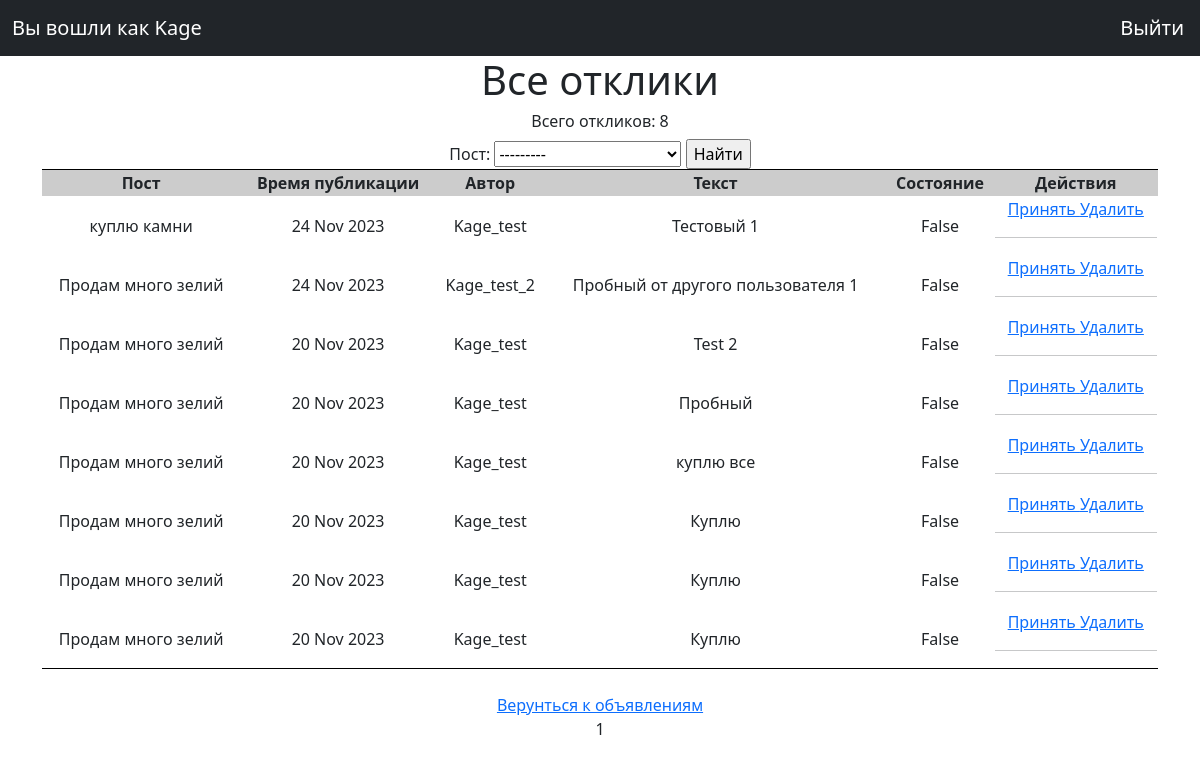
Before: /posts/responses (signed in) with the older database file.
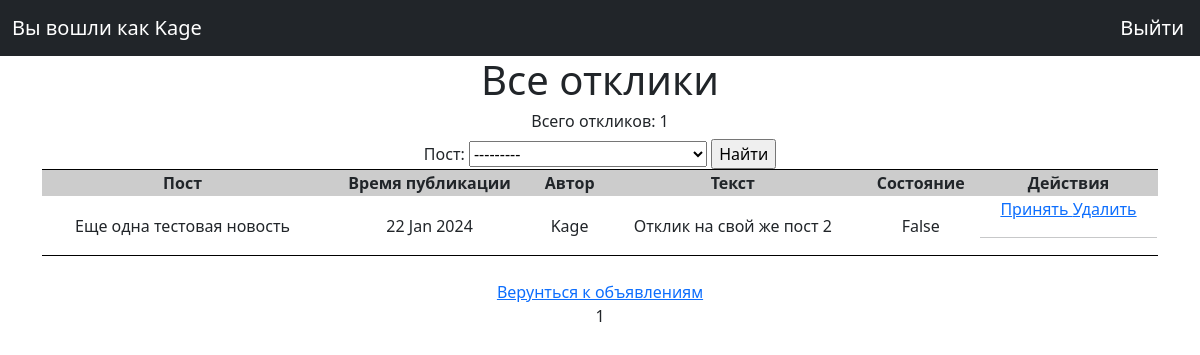
After: the same page with the newer database file.
### PostBoard_main/models.py (models this page shows, shortened)
class Response(models.Model):
    time_in = models.DateTimeField(auto_now_add=True)
    text = models.TextField()
    res_user = models.ForeignKey(User, on_delete=models.CASCADE, related_name='reply_user', verbose_name='Автор')
    res_post = models.ForeignKey(Posts, on_delete=models.CASCADE, related_name='reply', verbose_name='Пост')
    status = models.BooleanField(default=False)

class Posts(models.Model):
    tanks = 'TK'
    healers = 'HL'
    damage_dealers = 'DD'
    merchants = 'MR'
    guild_masters = 'GM'
    quest_givers = 'QG'
    smiths = 'SM'
    leather_workers = 'LW'
    potion_masters = 'PM'
    enchanters = 'EH'
    TYPE = [
        (tanks, 'Танки'), (healers, 'Хилеры'), (damage_dealers, 'ДД'), (merchants, 'Торговцы'),
        (guild_masters, 'Гильдмастера'), (quest_givers, 'Квестгиверы'), (smiths, 'Кузнецы'),
        (leather_workers, 'Кожевники'), (potion_masters, 'Зельевары'), (enchanters, 'Мастера заклинаний')
    ]
    type_post = models.CharField(max_length=2, choices=TYPE, default='MR', verbose_name='Время публикации')
    time_in = models.DateTimeField(auto_now_add=True, verbose_name='Время публикации')
    headline = models.CharField(max_length=128, verbose_name='Заголовок')
    text = RichTextUploadingField(config_name='my-toolbar', verbose_name='Текст')
    category = models.ForeignKey(Category, on_delete=models.CASCADE, related_name='category', verbose_name='Категория')
    to_reg_user = models.ForeignKey(RegUsers, on_delete=models.CASCADE, verbose_name='Автор')
    def __str__(self):
        return self.headline

### PostBoard_main/views.py (the view)
# urls.py: path('responses', ResponseList.as_view(), name='responses'),
class ResponseList(LoginRequiredMixin, ListView):
    raise_exception = True
    model = Response
    ordering = '-time_in'
    template_name = 'responses.html'
    context_object_name = 'responses'
    paginate_by = 20
    def get_queryset(self):
        queryset = Response.objects.filter(res_post__to_reg_user__reg_user=self.request.user.id).order_by('-time_in')
        self.filterset = ResponseFilter(self.request.GET, queryset, request=self.request.user.id)
        return self.filterset.qs
    def get_context_data(self, **kwargs):
        context = super().get_context_data(**kwargs)
        context['filterset'] = self.filterset
        return context

### templates/responses.html (shortened to what this page needs)
<!DOCTYPE html>
{% extends 'flatpages/default.html' %}
{% block content %}
    <h1>Все отклики</h1>
    <h6>Всего откликов: {{ responses|length }}</h6>
    <form action="" method="get">
        {{ filterset.form }}
        <input type="submit" value="Найти" />
    </form>
    {% if responses %}
        <table border="4" bordercolor="#000000" callspacing="0" callpadding="10" frame=Hsides rules=Cols width="100%" align="center">
            <tr class="header">
                <th>Пост</th>
                <th>Время публикации</th>
                <th>Автор</th>
                <th>Текст</th>
                <th>Состояние</th>
                <th>Действия</th>
            </tr>
            {% for resp in responses %}
                <tr>
                    <td>{{ resp.res_post }}</td>
                    <td>{{ resp.time_in|date:'d M Y'  }}</td>
                    <td>{{ resp.res_user }}</td>
                    <td>{{ resp.text }}</td>
                    <td>{{ resp.status }}</td>
                    <td>
                        {% if perms.PostBoard_main.change_response %}
                        {% if resp.status != True %}
                        <a href="{% url 'response_accept' pk=resp.id %}"> Принять </a>
                        {% endif %}
                        {% endif %}
                        {% if perms.PostBoard_main.delete_response %}
                        <a href="{% url 'response_delete' pk=resp.id %}?next={{ request.path }}"> Удалить </a>
                        {% endif %}
                        <hr>
                    </td>
                </tr>
            {% endfor %}
        </table>
    {% else %}
        <h2>Откликов пока нет :(</h2>
    {% endif %}
    <br>
    <a href="{% url 'posts' %}"> Верунться к объявлениям </a>
    <br>
    {{ page_obj.number }}
{% endblock content%}

### templates/flatpages/default.html (shortened to what this page needs)
<!DOCTYPE html>
{% load static %}
<html lang="en">
<head>
    <link href="{% static 'css/styles.css' %}" rel="stylesheet" />
</head>
<body>
    <nav class="navbar navbar-expand-lg navbar-dark bg-dark static-top">
            {% if request.user.is_authenticated %}
        <div class="container">
            <a class="navbar-brand" href="#">Вы вошли как {{ request.user }}</a>
        </div>
        <div>
            <a class="navbar-brand" href="{% url 'account_logout' %}">Выйти</a>
        </div>
            {% endif %}
    </nav>
    <div class="container">
        <div class="row">
            <div class="col-lg-12 text-center">
                {% block content %}{% endblock content %}
            </div>
        </div>
    </div>
</body>
</html>

### templates/flatpages/default.html (style rules this page uses)
.header { height:10px; background-color:#cccccc; padding:10px; text-align:center }

Changed rows visible on the page:
removed Response: res_post "куплю камни", time_in "24 Nov 2023", res_user "Kage_test", text "Тестовый 1", status "False", shows "Принять"
removed Response: res_post "Продам много зелий", time_in "24 Nov 2023", res_user "Kage_test_2", text "Пробный от другого пользователя 1", status "False", shows "Принять"
removed Response: res_post "Продам много зелий", time_in "20 Nov 2023", res_user "Kage_test", text "Test 2", status "False", shows "Принять"
removed Response: res_post "Продам много зелий", time_in "20 Nov 2023", res_user "Kage_test", text "Пробный", status "False", shows "Принять"
removed Response: res_post "Продам много зелий", time_in "20 Nov 2023", res_user "Kage_test", text "куплю все", status "False", shows "Принять"
removed Response: res_post "Продам много зелий", time_in "20 Nov 2023", res_user "Kage_test", text "Куплю", status "False", shows "Принять"
removed Response: res_post "Продам много зелий", time_in "20 Nov 2023", res_user "Kage_test", text "Куплю", status "False", shows "Принять"
removed Response: res_post "Продам много зелий", time_in "20 Nov 2023", res_user "Kage_test", text "Куплю", status "False", shows "Принять"
added Response: res_post "Еще одна тестовая новость", time_in "22 Jan 2024", res_user "Kage", text "Отклик на свой же пост 2", status "False", shows "Принять"
Other visible differences:
{{ responses|length }}: "8" → "1"
